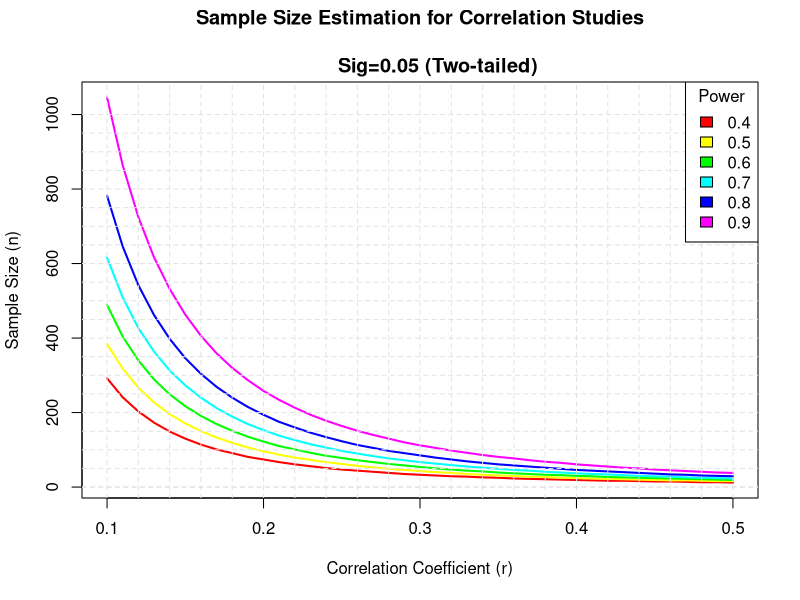

Write the R code that produced this figure.
library(pwr)

# range of correlations
r <- seq(.1,.5,.01)
nr <- length(r)

# power values
p <- seq(.4,.9,.1)
np <- length(p)

# obtain sample sizes
samsize <- array(numeric(nr*np), dim=c(nr,np))
for (i in 1:np){
  for (j in 1:nr){
    result <- pwr.r.test(n = NULL, r = r[j],
                         sig.level = .05, power = p[i],
                         alternative = "two.sided")
    samsize[j,i] <- ceiling(result$n)
  }
}

# set up graph
xrange <- range(r)
yrange <- round(range(samsize))
colors <- rainbow(length(p))
plot(xrange, yrange, type="n",
     xlab="Correlation Coefficient (r)",
     ylab="Sample Size (n)" )

# add power curves
for (i in 1:np){
  lines(r, samsize[,i], type="l", lwd=2, col=colors[i])
}

# add annotation (grid lines, title, legend) 
abline(v=0, h=seq(0,yrange[2],50), lty=2, col="grey89")
abline(h=0, v=seq(xrange[1],xrange[2],.02), lty=2,
       col="grey89")
title("Sample Size Estimation for Correlation Studies\n
      Sig=0.05 (Two-tailed)")
legend("topright", title="Power", as.character(p),
       fill=colors)
